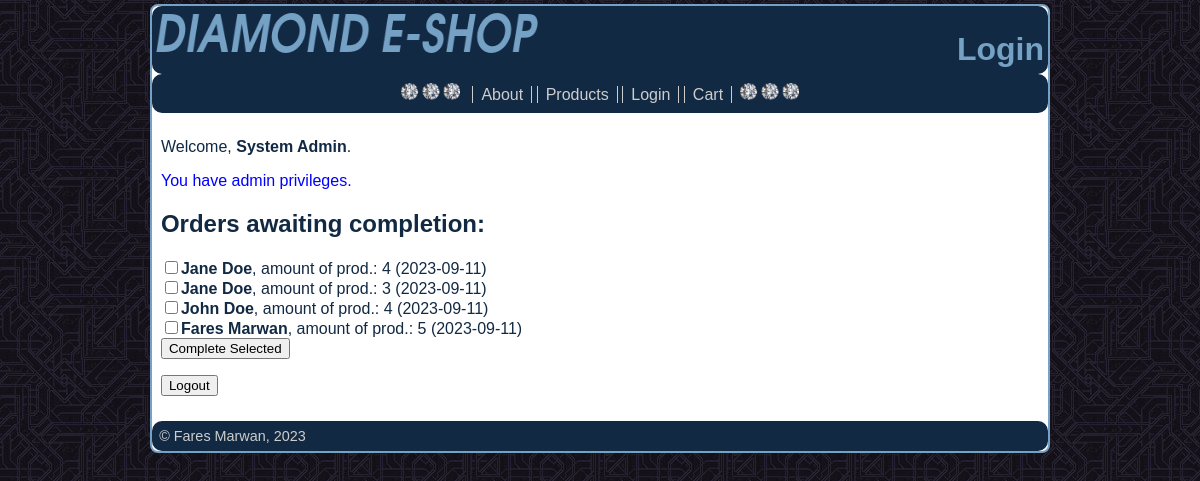
Page /login.php (signed in) on the committed database.
### tables this page shows
CREATE TABLE `diamond_orders` (
  `id` smallint(6) NOT NULL,
  `uid` smallint(6) NOT NULL,
  `tovar` text NOT NULL,
  `datum` date NOT NULL,
  `vybavena` tinyint(4) NOT NULL DEFAULT 0
);

CREATE TABLE `diamond_users` (
  `uid` smallint(6) NOT NULL,
  `username` varchar(20) NOT NULL DEFAULT '',
  `heslo` varchar(50) NOT NULL DEFAULT '',
  `meno` varchar(20) NOT NULL DEFAULT '',
  `priezvisko` varchar(30) NOT NULL DEFAULT '',
  `admin` tinyint(4) NOT NULL DEFAULT 0
);

### functions.php (the view, shortened to what this page needs)
<?php
function amount_of($arr)
{
	$count = 0;
	foreach ($arr as $w)
	{
		$count++;
	}
	return $count;
}
function list_orders_admin($mysqli)
{
	echo "<h2>Orders awaiting completion:</h2>";
	if (!$mysqli->connect_errno) {
		$sql = "SELECT * FROM diamond_orders, diamond_users WHERE diamond_orders.vybavena=0 AND diamond_orders.uid=diamond_users.uid";
		if (($result = $mysqli->query($sql)) && ($result->num_rows > 0)) {
			echo "<form method='post'><p>";
			while($row = $result->fetch_assoc())
			{
				$str = $row['tovar'];
				$arr = explode(';', $str);
				echo "<input type='checkbox' name='obj[]' value='" . $row['id'] . "' id='obj" . $row['id'] ."'>";
				echo "<label for='obj" . $row['id'] ."'><strong>" . $row['meno'] . " " . $row['priezvisko'] . "</strong>, amount of prod.: " . amount_of($arr) . " (" . $row['datum'] . ")</label><br>";
			}
			echo "<input type='submit' name='vybav' value='Complete Selected'>";
			echo "</p></form>";
		} else {
			echo "<p class='error'>No orders to be fulfilled.</p>";
			return false;
		}
	} else {
		echo "<p class='error'>Unable to connect to the server!</p>";
		return false;
	}
}
?>

### style.css (style rules this page uses)
:root { --primary: #122944; --secondary: #E1750D; --accent: #75A1C4; }
body { background-image: url(src/img/tile-dark.jpg); background-position: left 60px; font-family: Tahoma, Verdana, Arial, Helvetica, sans-serif; color: var(--primary); padding: 4px; margin: auto; width: 75%; }

### rows in the picture
diamond_orders: uid.meno "Jane", uid.priezvisko "Doe", tovar "4", datum "2023-09-11"
diamond_orders: uid.meno "Jane", uid.priezvisko "Doe", tovar "3", datum "2023-09-11"
diamond_orders: uid.meno "John", uid.priezvisko "Doe", tovar "4", datum "2023-09-11"
diamond_orders: uid.meno "Fares", uid.priezvisko "Marwan", tovar "5", datum "2023-09-11"

### other values in the picture
$pg_title "Login"
$_SESSION['meno'] "System"
$_SESSION['priezvisko'] "Admin"
